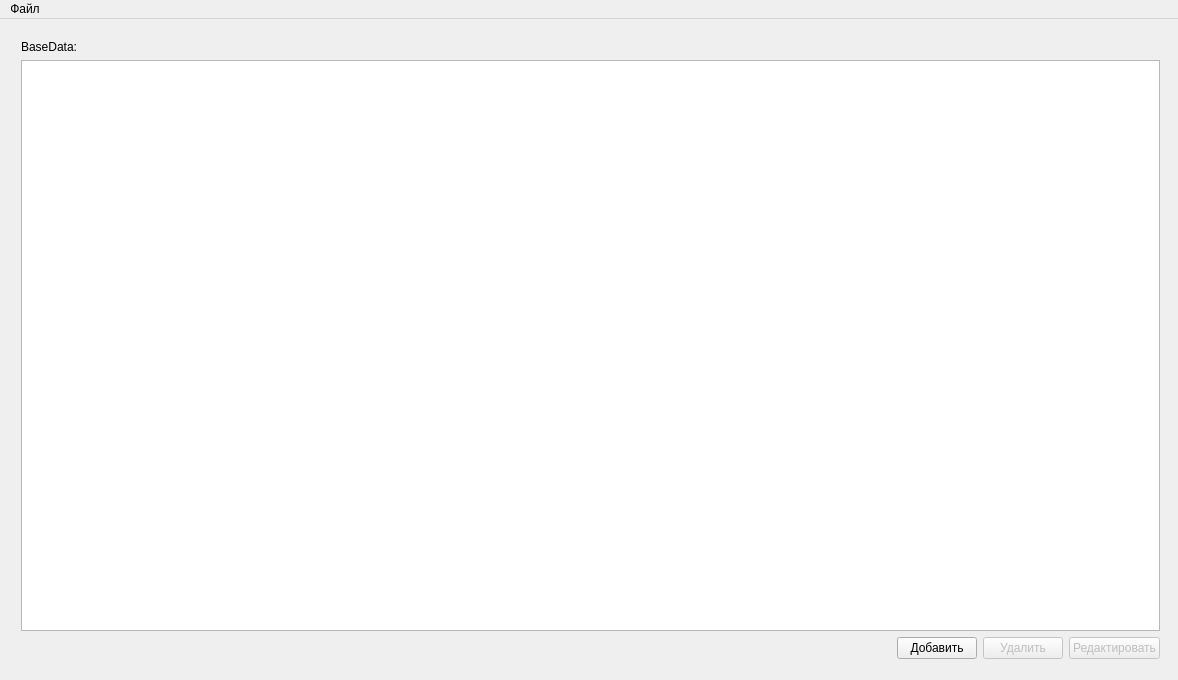
<?xml version="1.0" encoding="UTF-8"?>
<ui version="4.0">
 <class>MainWindow</class>
 <widget class="QMainWindow" name="MainWindow">
  <property name="geometry">
   <rect>
    <x>0</x>
    <y>0</y>
    <width>1178</width>
    <height>680</height>
   </rect>
  </property>
  <property name="minimumSize">
   <size>
    <width>1178</width>
    <height>680</height>
   </size>
  </property>
  <property name="maximumSize">
   <size>
    <width>1178</width>
    <height>680</height>
   </size>
  </property>
  <property name="windowTitle">
   <string>AutoBase</string>
  </property>
  <widget class="QWidget" name="centralWidget">
   <widget class="QWidget" name="layoutWidget">
    <property name="geometry">
     <rect>
      <x>10</x>
      <y>10</y>
      <width>1161</width>
      <height>641</height>
     </rect>
    </property>
    <layout class="QGridLayout" name="gridLayout">
     <item row="2" column="0">
      <layout class="QHBoxLayout" name="horizontalLayout">
       <item>
        <spacer name="horizontalSpacer">
         <property name="orientation">
          <enum>Qt::Horizontal</enum>
         </property>
         <property name="sizeHint" stdset="0">
          <size>
           <width>40</width>
           <height>20</height>
          </size>
         </property>
        </spacer>
       </item>
       <item>
        <widget class="QPushButton" name="addButt">
         <property name="text">
          <string>Добавить</string>
         </property>
        </widget>
       </item>
       <item>
        <widget class="QPushButton" name="delButt">
         <property name="enabled">
          <bool>false</bool>
         </property>
         <property name="text">
          <string>Удалить</string>
         </property>
        </widget>
       </item>
       <item>
        <widget class="QPushButton" name="editButt">
         <property name="enabled">
          <bool>false</bool>
         </property>
         <property name="text">
          <string>Редактировать</string>
         </property>
        </widget>
       </item>
      </layout>
     </item>
     <item row="1" column="0">
      <widget class="QTableWidget" name="tableWidget">
       <property name="lineWidth">
        <number>1</number>
       </property>
       <property name="editTriggers">
        <set>QAbstractItemView::NoEditTriggers</set>
       </property>
       <property name="gridStyle">
        <enum>Qt::SolidLine</enum>
       </property>
       <property name="sortingEnabled">
        <bool>false</bool>
       </property>
       <property name="rowCount">
        <number>0</number>
       </property>
       <property name="columnCount">
        <number>0</number>
       </property>
       <attribute name="verticalHeaderDefaultSectionSize">
        <number>25</number>
       </attribute>
       <attribute name="verticalHeaderMinimumSectionSize">
        <number>25</number>
       </attribute>
      </widget>
     </item>
     <item row="0" column="0">
      <widget class="QLabel" name="label">
       <property name="text">
        <string>&lt;html&gt;&lt;head/&gt;&lt;body&gt;&lt;p&gt;&lt;span style=&quot; font-weight:600;&quot;&gt;BaseData:&lt;/span&gt;&lt;/p&gt;&lt;/body&gt;&lt;/html&gt;</string>
       </property>
      </widget>
     </item>
    </layout>
   </widget>
  </widget>
  <widget class="QMenuBar" name="menuBar">
   <property name="geometry">
    <rect>
     <x>0</x>
     <y>0</y>
     <width>1178</width>
     <height>26</height>
    </rect>
   </property>
   <widget class="QMenu" name="menu">
    <property name="title">
     <string>Файл</string>
    </property>
    <addaction name="actOpen"/>
    <addaction name="actSave"/>
    <addaction name="actSaveAs"/>
    <addaction name="actEnd"/>
   </widget>
   <addaction name="menu"/>
  </widget>
  <action name="actOpen">
   <property name="text">
    <string>Открыть</string>
   </property>
  </action>
  <action name="actSave">
   <property name="enabled">
    <bool>false</bool>
   </property>
   <property name="text">
    <string>Сохранить</string>
   </property>
  </action>
  <action name="actSaveAs">
   <property name="text">
    <string>Сохранить как...</string>
   </property>
  </action>
  <action name="actEnd">
   <property name="text">
    <string>Выход</string>
   </property>
  </action>
 </widget>
 <layoutdefault spacing="6" margin="11"/>
 <resources/>
 <connections/>
</ui>
